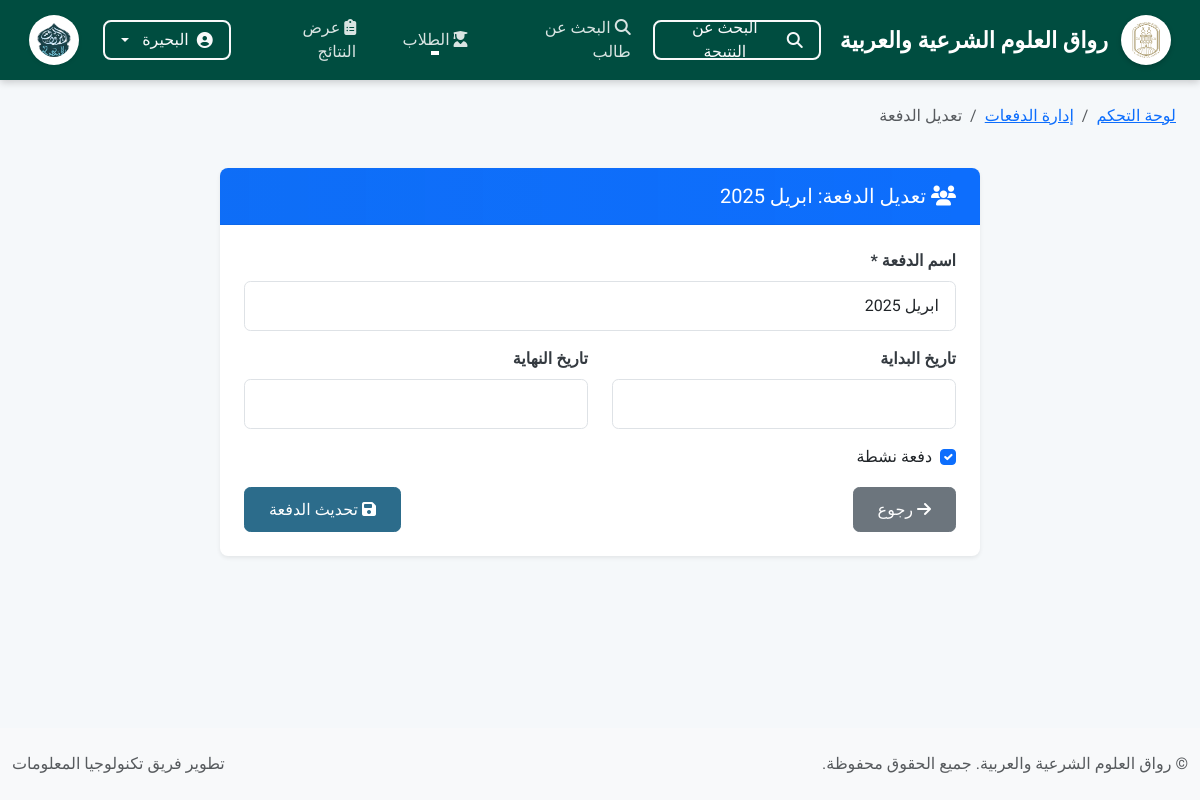
/batches/4/edit/ (signed in), run on the app's committed database.
### students/models_users.py (models this page shows, shortened)
class CustomUser(AbstractUser):
    ROLE_CHOICES = [
        ('admin', 'مدير النظام'),
        ('supervisor', 'مشرف محافظة')
    ]
    GOVERNORATE_CHOICES = [
        ('القاهرة', 'القاهرة'),
        ('الجيزة', 'الجيزة'),
        ('الإسكندرية', 'الإسكندرية'),
        ('الدقهلية', 'الدقهلية'),
        ('البحر الأحمر', 'البحر الأحمر'),
        ('البحيرة', 'البحيرة'),
        ('الفيوم', 'الفيوم'),
        ('الغربية', 'الغربية'),
        ('الإسماعيلية', 'الإسماعيلية'),
        ('المنوفية', 'المنوفية'),
        ('المنيا', 'المنيا'),
        ('القليوبية', 'القليوبية'),
        ('الوادي الجديد', 'الوادي الجديد'),
        ('السويس', 'السويس'),
        ('اسوان', 'اسوان'),
        ('اسيوط', 'اسيوط'),
        ('بني سويف', 'بني سويف'),
        ('بورسعيد', 'بورسعيد'),
        ('دمياط', 'دمياط'),
        ('الشرقية', 'الشرقية'),
        ('جنوب سيناء', 'جنوب سيناء'),
        ('كفر الشيخ', 'كفر الشيخ'),
        ('مطروح', 'مطروح'),
        ('الأقصر', 'الأقصر'),
        ('قنا', 'قنا'),
        ('شمال سيناء', 'شمال سيناء'),
        ('سوهاج', 'سوهاج'),
        ('أخرى', 'أخرى'),
    ]
    role = models.CharField(_('الدور'), max_length=20, choices=ROLE_CHOICES)
    governorate = models.CharField(_('المحافظة'), max_length=50, choices=GOVERNORATE_CHOICES, blank=True, null=True)
    class Meta:
        verbose_name = _('مستخدم')
        verbose_name_plural = _('المستخدمين')
        permissions = [
            ('can_manage_all_students', 'يمكنه إدارة جميع الطلاب'),
            ('can_manage_governorate_students', 'يمكنه إدارة طلاب محافظته فقط'),
        ]

### students/models.py (models this page shows, shortened)
class Batch(models.Model):
    name = models.CharField(_('اسم الدفعة'), max_length=100, unique=True)
    start_date = models.DateField(_('تاريخ البداية'), null=True, blank=True)
    end_date = models.DateField(_('تاريخ النهاية'), null=True, blank=True)
    is_active = models.BooleanField(_('نشطة'), default=True)
    created_at = models.DateTimeField(_('تاريخ الإنشاء'), auto_now_add=True)
    class Meta:
        verbose_name = _('الدفعة')
        verbose_name_plural = _('الدفعات')
        ordering = ['-created_at']

### students/views.py (the view, shortened to what this page needs)
# urls.py: path('batches/<int:pk>/edit/', views.BatchUpdateView.as_view(), name='batch_edit'),
class BatchUpdateView(LoginRequiredMixin, UpdateView):
    model = Batch
    template_name = 'students/batch_form.html'
    fields = ['name', 'start_date', 'end_date', 'is_active']
    success_url = reverse_lazy('students:batch_list')

### templates/students/batch_form.html (shortened to what this page needs)
{% extends 'base.html' %}
{% load static %}
{% block content %}
<div class="container-fluid">
    <div class="row mb-4">
        <div class="col-12">
            <nav aria-label="breadcrumb">
                <ol class="breadcrumb">
                    <li class="breadcrumb-item"><a href="{% url 'students:dashboard' %}">لوحة التحكم</a></li>
                    <li class="breadcrumb-item"><a href="{% url 'students:batch_list' %}">إدارة الدفعات</a></li>
                    <li class="breadcrumb-item active" aria-current="page">
                        {% if object %}تعديل الدفعة{% else %}إضافة دفعة جديدة{% endif %}
                    </li>
                </ol>
            </nav>
        </div>
    </div>
    <div class="row justify-content-center">
        <div class="col-md-8">
            <div class="card shadow-sm border-0">
                <div class="card-header bg-primary text-white">
                    <h5 class="card-title mb-0">
                        <i class="fas fa-users"></i>
                        {% if object %}تعديل الدفعة: {{ object.name }}{% else %}إضافة دفعة جديدة{% endif %}
                    </h5>
                </div>
                <div class="card-body">
                    <form method="post">
                        <div class="row">
                            <div class="col-md-12 mb-3">
                                <label for="{{ form.name.id_for_label }}" class="form-label">اسم الدفعة *</label>
                                {{ form.name }}
                            </div>
                        </div>
                        <div class="row">
                            <div class="col-md-6 mb-3">
                                <label for="{{ form.start_date.id_for_label }}" class="form-label">تاريخ البداية</label>
                                {{ form.start_date }}
                            </div>
                            <div class="col-md-6 mb-3">
                                <label for="{{ form.end_date.id_for_label }}" class="form-label">تاريخ النهاية</label>
                                {{ form.end_date }}
                            </div>
                        </div>
                        <div class="row">
                            <div class="col-md-12 mb-3">
                                <div class="form-check">
                                    {{ form.is_active }}
                                    <label class="form-check-label" for="{{ form.is_active.id_for_label }}">
                                        دفعة نشطة
                                    </label>
                                </div>
                            </div>
                        </div>
                        <div class="d-flex justify-content-between">
                            <a href="{% url 'students:batch_list' %}" class="btn btn-secondary">
                                <i class="fas fa-arrow-right"></i> رجوع
                            </a>
                            <button type="submit" class="btn btn-primary">
                                <i class="fas fa-save"></i>
                                {% if object %}تحديث الدفعة{% else %}إضافة الدفعة{% endif %}
                            </button>
                        </div>
                    </form>
                </div>
            </div>
        </div>
    </div>
</div>
{% endblock %}

### templates/base.html (shortened to what this page needs)
<!DOCTYPE html>
{% load static %}
<html lang="ar" dir="rtl">
<head>
    <link rel="stylesheet" href="https://cdn.jsdelivr.net/npm/bootstrap@5.3.2/dist/css/bootstrap.rtl.min.css">
    <link rel="stylesheet" href="https://cdnjs.cloudflare.com/ajax/libs/font-awesome/6.4.0/css/all.min.css">
    <link rel="stylesheet" href="{% static 'css/style.css' %}">
</head>
<body>
    <nav class="navbar navbar-expand-lg navbar-dark py-2">
        <div class="container-fluid px-4">
            <div class="d-flex align-items-center">
                <div class="logo-container">
                    <img src="/static/img/azhar-logo.png" alt="شعار الأزهر" width="50" height="50" class="me-2" style="border-radius: 50%; background-color: white; padding: 3px;">
                </div>
                <a class="navbar-brand mb-0 h1 me-3" href="{% url 'students:dashboard' %}">
                    رواق العلوم الشرعية والعربية
                </a>
            </div>
            <a class="btn btn-outline-light nav-btn" href="{% url 'students:public_results' %}">
                <i class="fas fa-search"></i> البحث عن النتيجة
            </a>
            <div class="collapse navbar-collapse" id="navbarNav">
                {% if user.is_authenticated %}
                <ul class="navbar-nav me-auto mb-2 mb-lg-0 gap-2">
                    {% if user.is_superuser %}
                    <li class="nav-item">
                        <a class="btn btn-outline-light nav-btn" href="{% url 'students:user_list' %}">
                            <i class="fas fa-users-cog"></i> إدارة المستخدمين
                        </a>
                    </li>
                    <li class="nav-item">
                        <a class="btn btn-outline-light nav-btn {% if request.resolver_match.url_name == 'dashboard' %}active{% endif %}" href="{% url 'students:dashboard' %}">
                            <i class="fas fa-tachometer-alt"></i> لوحة التحكم
                        </a>
                    </li>
                    <li class="nav-item">
                        <a class="btn btn-outline-light nav-btn {% if request.resolver_match.url_name == 'search_student' %}active{% endif %}" href="/students/search/">
                            <i class="fas fa-search"></i> البحث عن طالب
                        </a>
                    </li>
                    <li class="nav-item dropdown">
                        <a class="btn btn-outline-light nav-btn dropdown-toggle {% if 'student_' in request.resolver_match.url_name %}active{% endif %}" href="#" id="studentsDropdown" role="button" data-bs-toggle="dropdown" aria-expanded="false">
                            <i class="fas fa-user-graduate"></i> الطلاب
                        </a>
                        <ul class="dropdown-menu shadow" aria-labelledby="studentsDropdown">
                            <li><a class="dropdown-item" href="{% url 'students:student_list' %}"><i class="fas fa-list me-2"></i>قائمة الطلاب</a></li>
                            <li><a class="dropdown-item" href="{% url 'students:student_add' %}"><i class="fas fa-plus me-2"></i>إضافة طالب جديد</a></li>
                            <li><hr class="dropdown-divider"></li>
                            <li><a class="dropdown-item" href="{% url 'students:export_students' %}"><i class="fas fa-file-export me-2"></i>تصدير بيانات الطلاب</a></li>
                            <li><a class="dropdown-item" href="{% url 'students:import_students' %}"><i class="fas fa-file-import me-2"></i>استيراد بيانات الطلاب</a></li>
                        </ul>
                    </li>
                    <li class="nav-item dropdown">
                        <a class="btn btn-outline-light nav-btn dropdown-toggle {% if 'result' in request.resolver_match.url_name %}active{% endif %}" href="#" id="resultsDropdown" role="button" data-bs-toggle="dropdown" aria-expanded="false">
                            <i class="fas fa-clipboard-list"></i> النتائج
                        </a>
                        <ul class="dropdown-menu shadow" aria-labelledby="resultsDropdown">
                            <li><a class="dropdown-item" href="{% url 'students:bulk_upload_comprehensive_results' %}"><i class="fas fa-upload me-2"></i>رفع النتائج الشاملة</a></li>
                            <li><a class="dropdown-item" href="{% url 'students:results_list' %}"><i class="fas fa-list-alt me-2"></i>عرض النتائج النهائية</a></li>
                        </ul>
                    </li>
                    <li class="nav-item dropdown">
                        <a class="btn btn-outline-light nav-btn dropdown-toggle {% if 'batch' in request.resolver_match.url_name %}active{% endif %}" href="#" id="batchDropdown" role="button" data-bs-toggle="dropdown" aria-expanded="false">
                            <i class="fas fa-users"></i> إدارة الدفعات
                        </a>
                        <ul class="dropdown-menu shadow" aria-labelledby="batchDropdown">
                            <li><a class="dropdown-item" href="{% url 'students:batch_list' %}"><i class="fas fa-list me-2"></i>قائمة الدفعات</a></li>
                            <li><a class="dropdown-item" href="{% url 'students:batch_add' %}"><i class="fas fa-plus me-2"></i>إضافة دفعة جديدة</a></li>
                        </ul>
                    </li>
                    <li class="nav-item">
                        <a class="btn btn-outline-light nav-btn {% if request.resolver_match.url_name == 'promote_students' %}active{% endif %}" href="{% url 'students:promote_students' %}">
                            <i class="fas fa-level-up-alt"></i> ترقية الطلاب
                        </a>
                    </li>
                    {% elif user.role == 'supervisor' %}
                    <li class="nav-item">
                        <a class="nav-link {% if request.resolver_match.url_name == 'search_student' %}active{% endif %}" href="/students/search/">
                            <i class="fas fa-search"></i> البحث عن طالب
                        </a>
                    </li>
                    <li class="nav-item dropdown">
                        <a class="nav-link dropdown-toggle {% if 'student_' in request.resolver_match.url_name %}active{% endif %}" href="#" id="studentsDropdown" role="button" data-bs-toggle="dropdown" aria-expanded="false">
                            <i class="fas fa-user-graduate"></i> الطلاب
                        </a>
                    </li>
                    <li class="nav-item">
                        <a class="nav-link {% if 'result' in request.resolver_match.url_name %}active{% endif %}" href="{% url 'students:results_list' %}">
                            <i class="fas fa-clipboard-list"></i> عرض النتائج
                        </a>
                    </li>
                    {% endif %}
                </ul>
                <ul class="navbar-nav ms-3">
                    <li class="nav-item dropdown">
                        <a class="btn btn-outline-light nav-btn dropdown-toggle" href="#" id="userDropdown" role="button" data-bs-toggle="dropdown" aria-expanded="false">
                            <i class="fas fa-user-circle"></i> {{ user.username }}
                        </a>
                    </li>
                </ul>
                {% else %}
                <div class="ms-3">
                    <a href="{% url 'login' %}" class="btn btn-outline-light nav-btn">
                        <i class="fas fa-sign-in-alt me-2"></i> تسجيل الدخول
                    </a>
                </div>
                {% endif %}
            </div>
            <div class="logo-container d-none d-lg-flex ms-3">
                <img src="/static/img/rewaq.png" alt="شعار الرواق" width="50" height="50" class="rounded-circle bg-white p-2 shadow-sm">
            </div>
        </div>
    </nav>
    <div class="container mt-4 mb-5">
        {% block content %}{% endblock %}
    </div>
    <footer class="py-4 mt-auto bg-light">
        <div class="container">
            <div class="d-flex justify-content-between">
                <div>
                    <p class="mb-0 text-muted">&copy; {{ current_year }} رواق العلوم الشرعية والعربية. جميع الحقوق محفوظة.</p>
                </div>
                <div>
                    <p class="mb-0 text-muted">تطوير فريق تكنولوجيا المعلومات</p>
                </div>
            </div>
        </div>
    </footer>
</body>
</html>

### data on the page
CustomUser: username "البحيرة"
Batch: name "ابريل 2025", is_active "☑"
